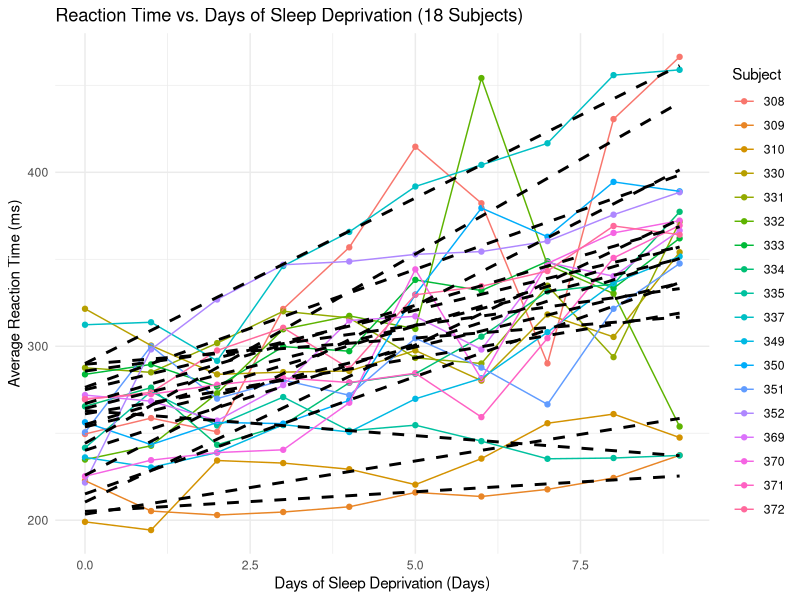
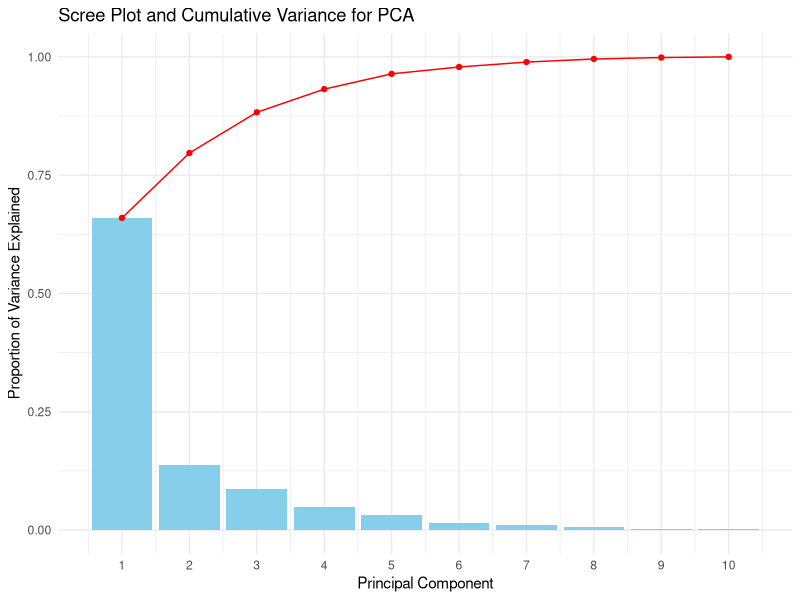
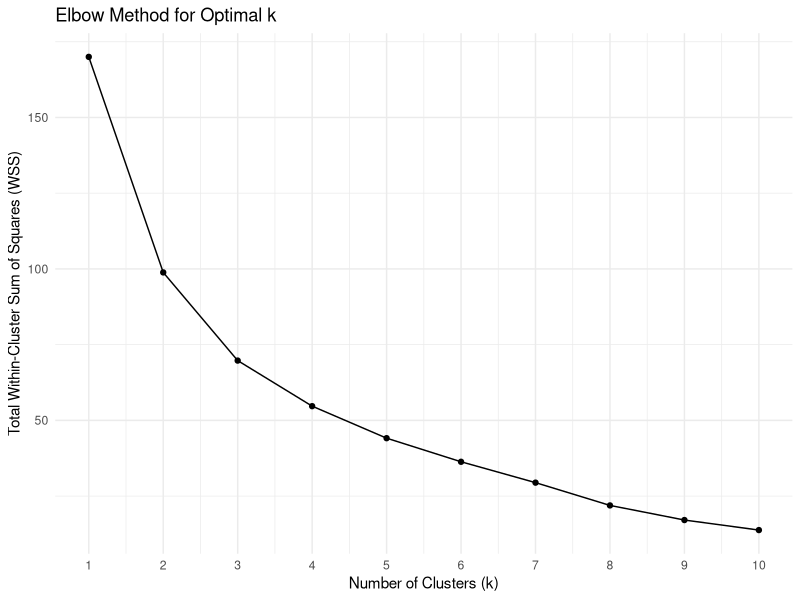
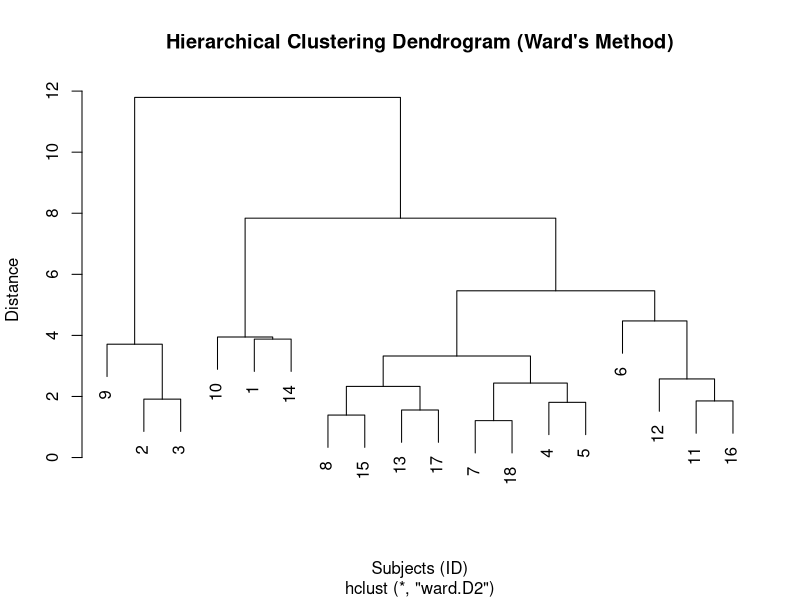

These charts were generated, in order, by the following R code:
## ---- chunk 1
library(lme4)   
library(tidyr)
library(dplyr)
library(ggplot2)

data("sleepstudy")

print("--- Initial Data Structure ---")
print(head(sleepstudy))
print(str(sleepstudy))

sleepstudy$Subject <- factor(sleepstudy$Subject)

print(paste("Total missing values (NA):", sum(is.na(sleepstudy))))

print(paste("Number of subjects:", n_distinct(sleepstudy$Subject)))
print(paste("Number of days recorded per subject:", n_distinct(sleepstudy$Days)))
print(paste("Total observations:", nrow(sleepstudy)))

## ---- chunk 2
visualization_plot <- ggplot(sleepstudy, aes(x = Days, y = Reaction, group = Subject, color = Subject)) +
  geom_point() +
  geom_line() +
  geom_smooth(method = "lm", se = FALSE, color = "black", linetype = "dashed") +
  labs(
    title = "Reaction Time vs. Days of Sleep Deprivation (18 Subjects)",
    x = "Days of Sleep Deprivation (Days)",
    y = "Average Reaction Time (ms)"
  ) +
  theme_minimal()

print(visualization_plot)
## ---- chunk 3
sleepstudy_wide <- sleepstudy %>%
  select(Subject, Days, Reaction) %>% 
  pivot_wider(
    names_from = Days,
    names_prefix = "Day_",
    values_from = Reaction
  )

subjects_id <- sleepstudy_wide$Subject
data_for_unsupervised <- sleepstudy_wide %>% select(-Subject)

scaled_data <- scale(data_for_unsupervised)

print(head(scaled_data))
## ---- chunk 4
pca_result <- prcomp(scaled_data, scale = FALSE) 

variance_explained <- (pca_result$sdev)^2 / sum((pca_result$sdev)^2)

pca_variance_df <- data.frame(
  PC = 1:length(variance_explained),
  Variance = variance_explained,
  Cumulative = cumsum(variance_explained)
)

scree_plot <- ggplot(pca_variance_df, aes(x = PC)) +
  geom_col(aes(y = Variance), fill = "skyblue") +
  geom_line(aes(y = Cumulative), color = "red", group = 1) +
  geom_point(aes(y = Cumulative), color = "red") +
  labs(
    title = "Scree Plot and Cumulative Variance for PCA",
    x = "Principal Component",
    y = "Proportion of Variance Explained"
  ) +
  scale_x_continuous(breaks = 1:nrow(pca_variance_df)) +
  theme_minimal()

print(scree_plot)

print("PCA Loadings (Correlation between original variables and PCs):")
print(pca_result$rotation[, 1:3])
## ---- chunk 5
wss <- sapply(1:10,
              function(k) {
                kmeans(scaled_data, centers = k, nstart = 20)$tot.withinss
              })

elbow_plot <- ggplot(data.frame(k = 1:10, WSS = wss), aes(x = k, y = WSS)) +
  geom_point() +
  geom_line() +
  labs(
    title = "Elbow Method for Optimal k",
    x = "Number of Clusters (k)",
    y = "Total Within-Cluster Sum of Squares (WSS)"
  ) +
  scale_x_continuous(breaks = 1:10) +
  theme_minimal()

print(elbow_plot)

set.seed(42) 
k_chosen <- 3
kmeans_result <- kmeans(scaled_data, centers = k_chosen, nstart = 25)

cluster_df <- data.frame(
  Subject = subjects_id,
  Cluster = as.factor(kmeans_result$cluster)
)

data_for_unsupervised$Cluster <- cluster_df$Cluster

cluster_means <- aggregate(. ~ Cluster, data = data_for_unsupervised, FUN = mean)

print("Cluster Characterization (Mean Reaction Time per Day):")
print(cluster_means)
## ---- chunk 6
library(lmerTest) 
library(caret) 

model_simple <- lm(Reaction ~ Days, data = sleepstudy)
print("Summary of Simple Linear Model:")
print(summary(model_simple))

model_mixed <- lmer(Reaction ~ Days + (Days | Subject), data = sleepstudy)
print("\nSummary of Mixed-Effects Model:")
print(summary(model_mixed))

train_control <- trainControl(method = "cv", number = 10)

set.seed(42)
cv_simple <- train(Reaction ~ Days, 
                   data = sleepstudy, 
                   method = "lm", 
                   trControl = train_control)

rmse_simple_cv <- cv_simple$results$RMSE[1]

pred_mixed <- predict(model_mixed)
rmse_mixed <- sqrt(mean((sleepstudy$Reaction - pred_mixed)^2))

print("\n--- Cross-Validation Results (Test Error Estimate) ---")
print(paste("Simple LM (10-Fold CV RMSE):", round(rmse_simple_cv, 2)))
print(paste("Mixed Model (In-Sample RMSE):", round(rmse_mixed, 2)))
## ---- chunk 7
library(psych)

fa_result <- fa(r = scaled_data, 
                nfactors = 2, 
                rotate = "varimax", 
                fm = "pa")

print("--- Factor Analysis Results (2 Factors, Varimax Rotation) ---")
print(fa_result)
print("\nFactor Loadings Table:")
print(fa_result$loadings, sort = TRUE, cutoff = 0.3)
## ---- chunk 8
distance_matrix <- dist(scaled_data, method = "euclidean")

hc_result <- hclust(distance_matrix, method = "ward.D2")

print("--- Hierarchical Clustering Results ---")

plot(hc_result, 
     main = "Hierarchical Clustering Dendrogram (Ward's Method)",
     xlab = "Subjects (ID)", 
     ylab = "Distance")

k_chosen <- 3
hc_clusters <- cutree(hc_result, k = k_chosen)

hc_cluster_df <- data.frame(
  Subject = subjects_id,
  Cluster_HC = as.factor(hc_clusters)
)

data_for_unsupervised$Cluster_HC <- hc_cluster_df$Cluster_HC

hc_cluster_means <- aggregate(. ~ Cluster_HC, data = data_for_unsupervised %>% select(-Cluster), FUN = mean)

print("\nHierarchical Cluster Characterization (Mean Reaction Time per Day):")
print(hc_cluster_means)
